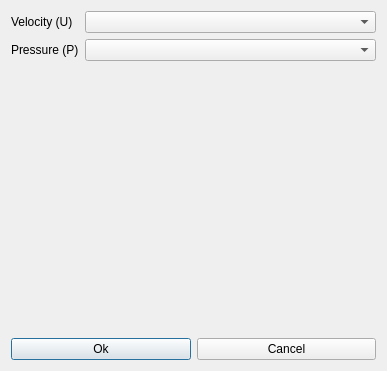
<?xml version="1.0" encoding="UTF-8"?>
<ui version="4.0">
 <class>SetupPULoop</class>
 <widget class="QDialog" name="SetupPULoop">
  <property name="geometry">
   <rect>
    <x>0</x>
    <y>0</y>
    <width>387</width>
    <height>371</height>
   </rect>
  </property>
  <property name="windowTitle">
   <string>Set up PU-Loop</string>
  </property>
  <layout class="QVBoxLayout" name="verticalLayout">
   <item>
    <layout class="QFormLayout" name="formLayout_2">
     <property name="sizeConstraint">
      <enum>QLayout::SetMaximumSize</enum>
     </property>
     <property name="fieldGrowthPolicy">
      <enum>QFormLayout::AllNonFixedFieldsGrow</enum>
     </property>
     <item row="0" column="0">
      <widget class="QLabel" name="label">
       <property name="text">
        <string>Velocity (U)</string>
       </property>
      </widget>
     </item>
     <item row="0" column="1">
      <widget class="QComboBox" name="comboU"/>
     </item>
     <item row="1" column="0">
      <widget class="QLabel" name="label_2">
       <property name="text">
        <string>Pressure (P)</string>
       </property>
      </widget>
     </item>
     <item row="1" column="1">
      <widget class="QComboBox" name="comboP"/>
     </item>
    </layout>
   </item>
   <item>
    <layout class="QHBoxLayout" name="horizontalLayout">
     <property name="sizeConstraint">
      <enum>QLayout::SetMinimumSize</enum>
     </property>
     <item>
      <widget class="QPushButton" name="okButton">
       <property name="text">
        <string>Ok</string>
       </property>
      </widget>
     </item>
     <item>
      <widget class="QPushButton" name="cancelButton">
       <property name="text">
        <string>Cancel</string>
       </property>
      </widget>
     </item>
    </layout>
   </item>
  </layout>
 </widget>
 <resources/>
 <connections/>
</ui>
